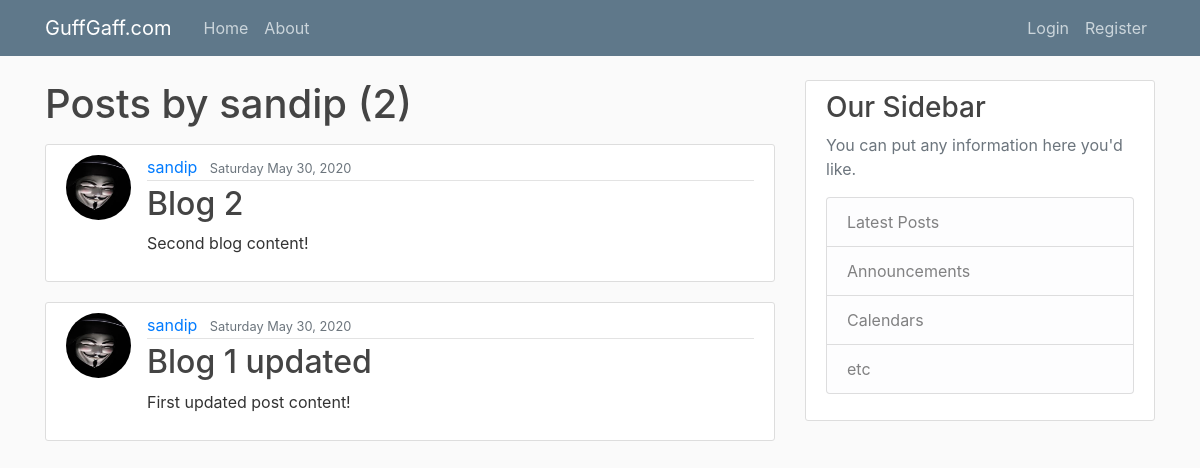
Before: /user/sandip/ with the older database file.
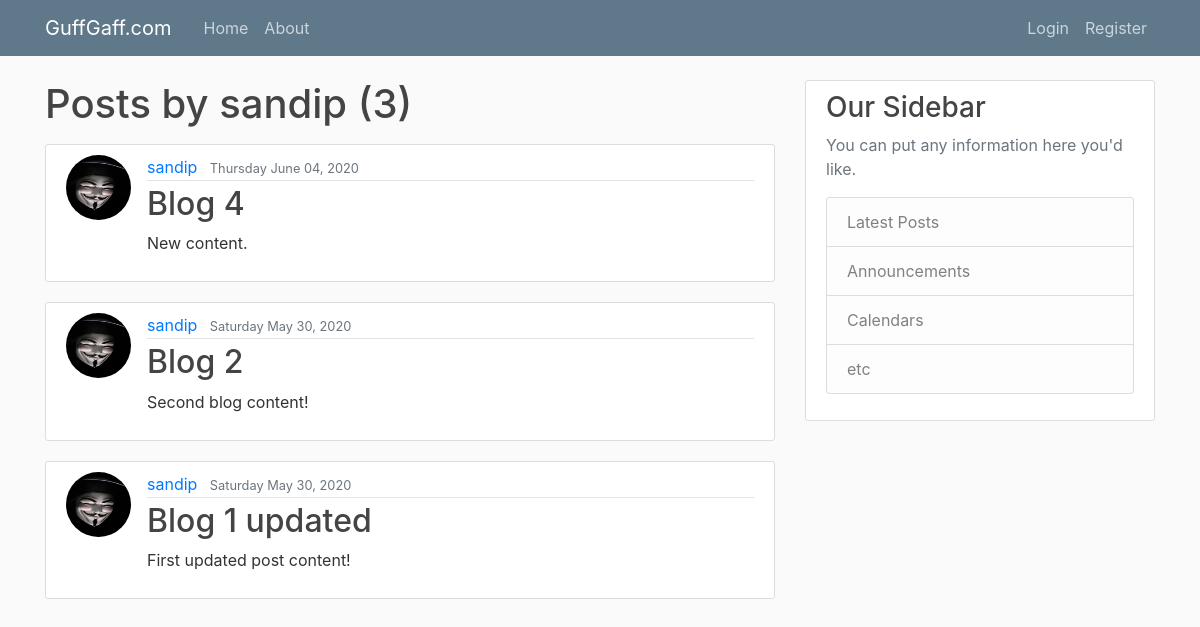
After: the same page with the newer database file.
### blog/models.py (models this page shows, shortened)
class Post(models.Model):
    title = models.CharField(max_length=50)
    content = models.TextField()
    posted_date = models.DateTimeField(default=timezone.now)
    author = models.ForeignKey(User, on_delete=models.CASCADE)

### users/models.py (models this page shows, shortened)
class Profile(models.Model):
    user = models.OneToOneField(User, on_delete=models.CASCADE)
    image = models.ImageField(default='default.jpg', upload_to='profile_pics')

### blog/views.py (the view)
# urls.py: path('user/<str:username>/', UserPostListView.as_view(), name='user-posts'),
class UserPostListView(ListView):
    model = Post
    template_name = 'blog/user_posts.html' #<app>/<model>_<viewtype>.html
    context_object_name = 'posts'
    paginate_by = 5
    def get_queryset(self):
        user = get_object_or_404(User, username=self.kwargs.get('username'))
        return Post.objects.filter(author=user).order_by('-posted_date')

### blog/templates/blog/user_posts.html (shortened to what this page needs)
{% extends "blog/base.html" %}
{% block content %}
        <h1 class="mb-3">Posts by {{ view.kwargs.username }} ({{ page_obj.paginator.count }})</h1>
        {% for post in posts %}
            <article class="media content-section">
                <image class="rounded-circle article-img" src="{{ post.author.profile.image.url }}">
                <div class="media-body">
                <div class="article-metadata">
                    <a class="mr-2" href="{% url 'user-posts' post.author.username %}">{{ post.author }}</a>
                    <small class="text-muted">{{ post.posted_date|date:"l F d, Y" }}</small>
                </div>
                <h2><a class="article-title" href="{% url 'post-detail' post.id %}">{{ post.title }}</a></h2>
                <p class="article-content">{{ post.content }}</p>
                </div>
            </article>
        {% endfor %}
{% endblock content %}

Changed rows visible on the page:
added Post: author.profile.image (picture), author "sandip", posted_date "Thursday June 04, 2020", title "Blog 4", content "New content."
Other visible differences:
{{ page_obj.paginator.count }}: "2" → "3"
